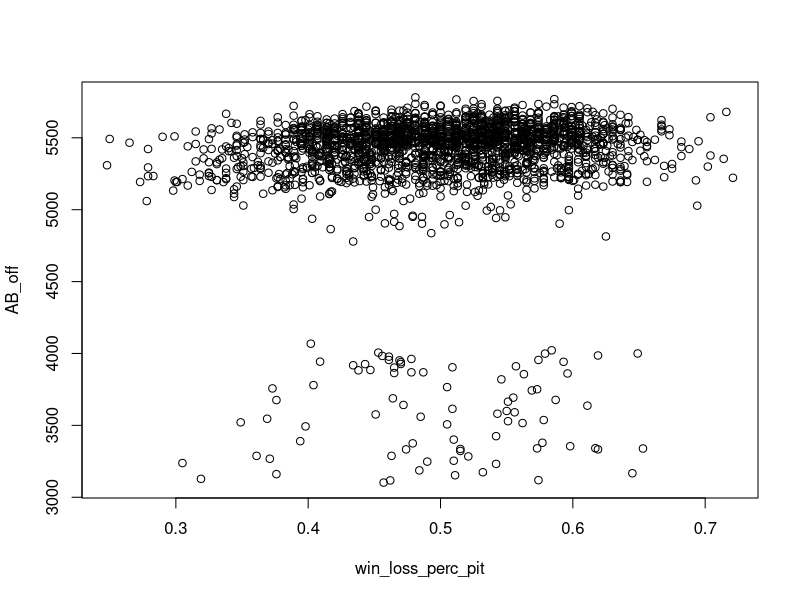
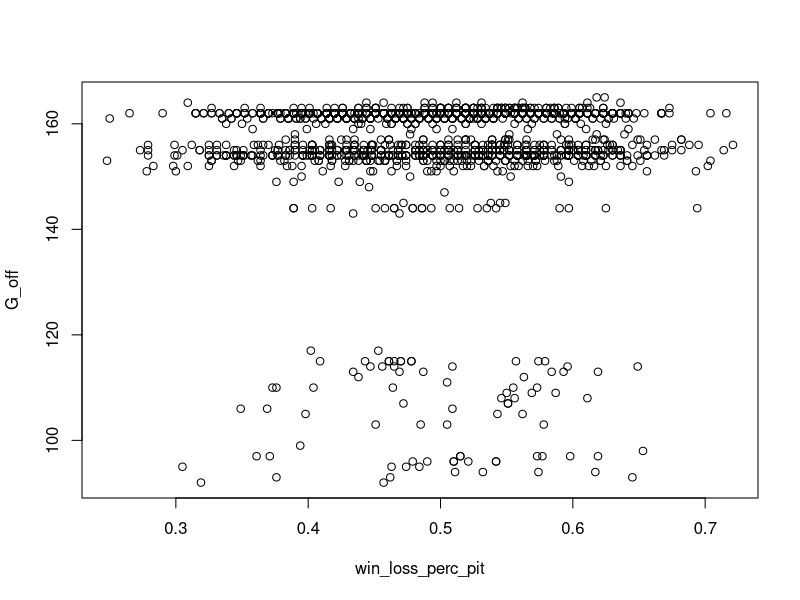
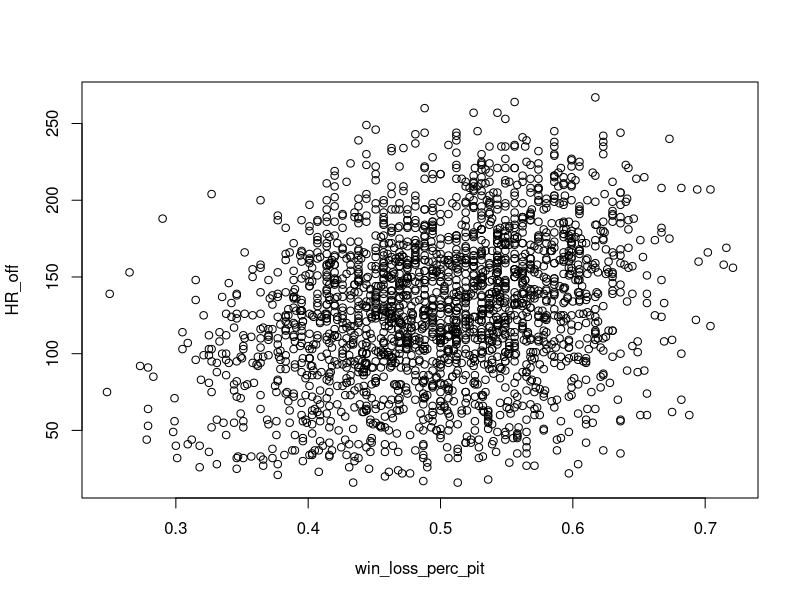
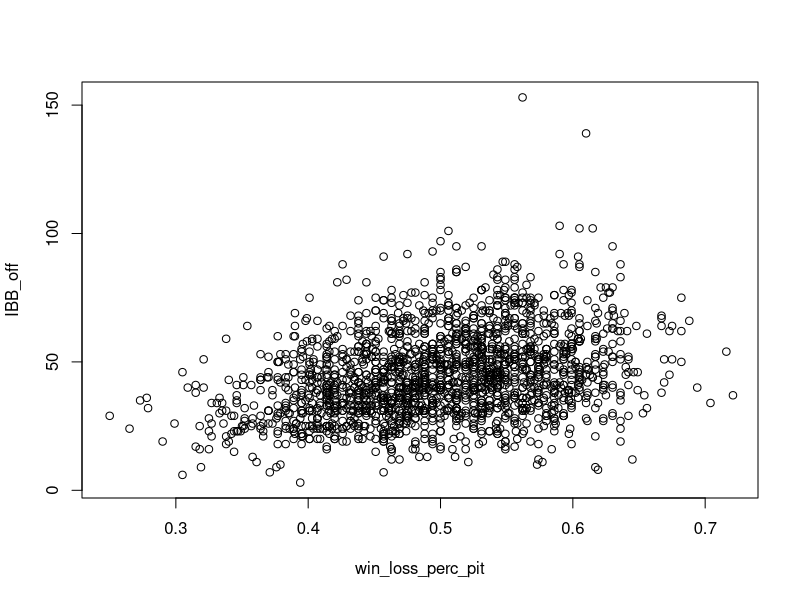
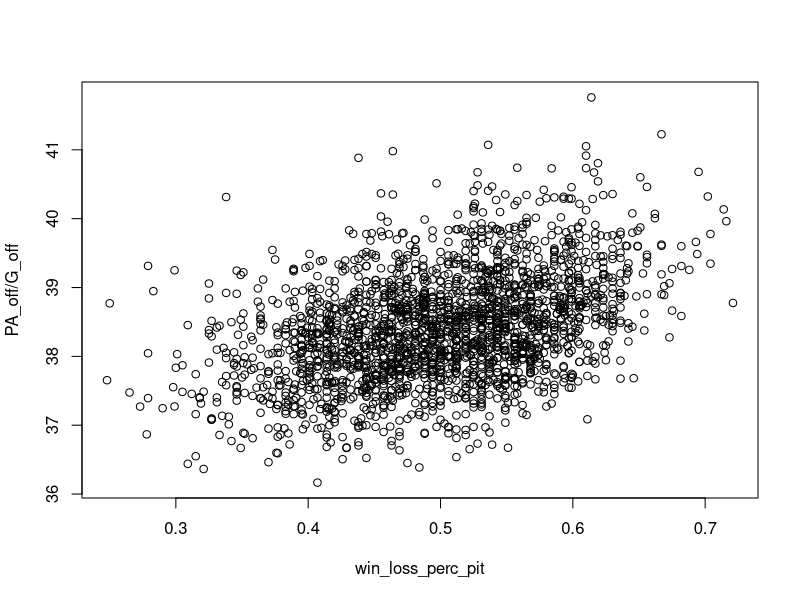
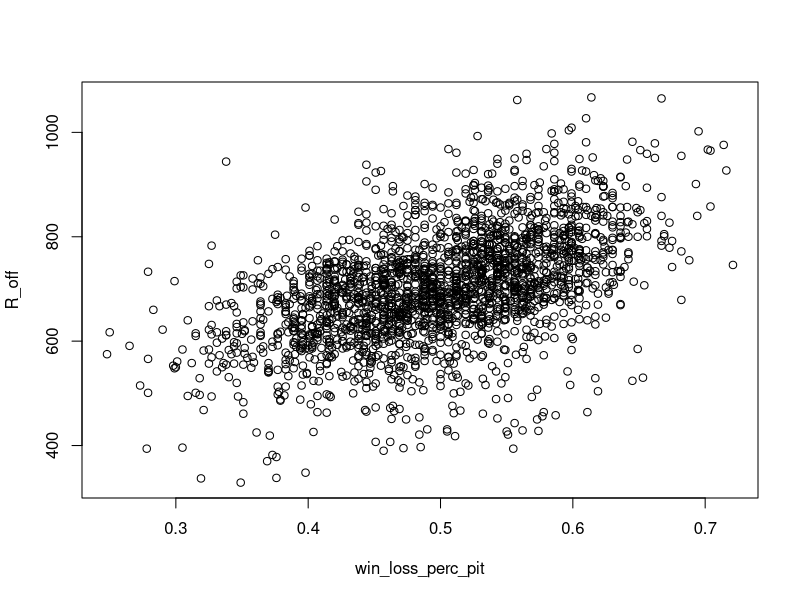
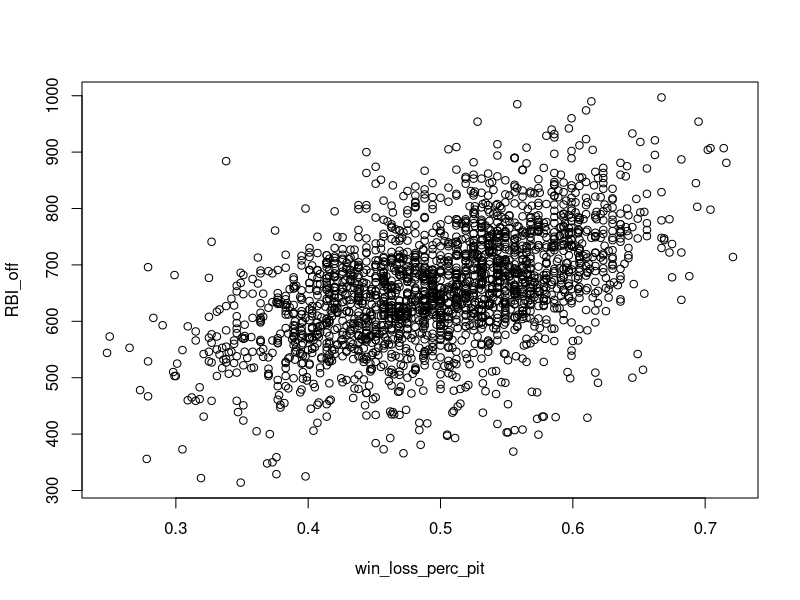
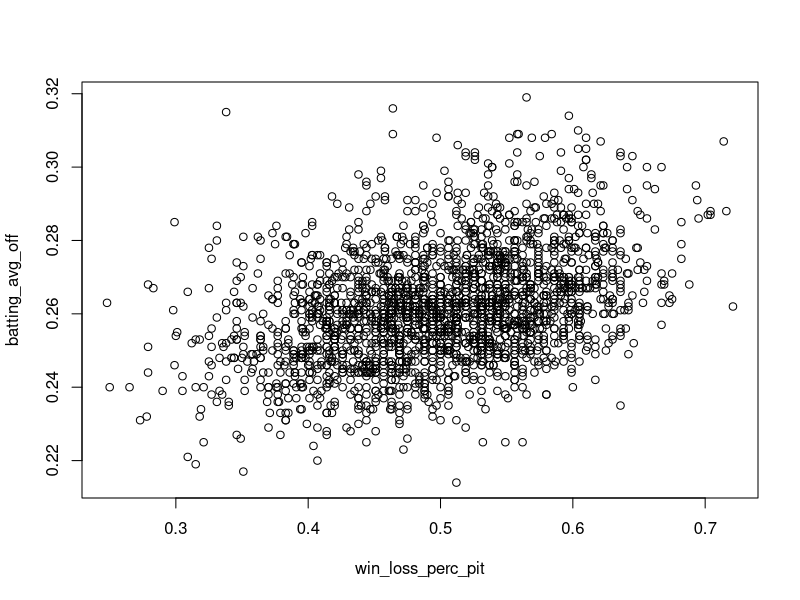

Source code (R) for these figures, in order: (Note: this script raises an error after producing the figures.)
bb<-read.table("hist_baseball_data.csv", header=TRUE, sep=",")
attach(bb)
results <- lm(win_loss_perc_pit~batting_avg_off+runs_per_game_off+HBP_pit+age_pitch_pit+season)

summary(results)

# *** R_off, R_def - when included, these ones dominate
# *** 
# **
# *
# .

vcov(results)

plot(win_loss_perc_pit, AB_off) # 
plot(win_loss_perc_pit, G_off) #  games played
plot(win_loss_perc_pit, HR_off) # *
plot(win_loss_perc_pit, IBB_off) # *
plot(win_loss_perc_pit, PA_off/G_off) # a lot of outliers with low number of games played distort this
plot(win_loss_perc_pit, R_off) # **
plot(win_loss_perc_pit, RBI_off) # **
plot(win_loss_perc_pit, batting_avg_off) # *
plot(win_loss_perc_pit, runs_per_game_off) # *
plot(win_loss_perc_pit, SO_off/G_off) # *
plot(win_loss_perc_pit, team_ID) # very striated data - categorical - the same team has a band of win loss percentages

plot(win_loss_perc_pit, L_pit) # almost perfect negative, but see outliers
plot(win_loss_perc_pit, W_pit) # almost perfect negative, but see outliers
plot(win_loss_perc_pit, W_pit/G_pit) # basically perfect

plot(win_loss_perc_pit, age_bat_off) # 
plot(win_loss_perc_pit, onbase_perc_off) # *
plot(win_loss_perc_pit, runs_per_game_off) # *
plot(win_loss_perc_pit, slugging_perc_off) # *
plot(win_loss_perc_pit, bases_on_balls_per_nine_pit) # 
plot(win_loss_perc_pit, hits_per_nine_pit) # * -
plot(win_loss_perc_pit, home_runs_per_nine_pit) #
plot(win_loss_perc_pit, runs_allowed_per_game_pit) #
plot(HR_off/G_off, SO_off/G_off) # *

plot(win_loss_perc_pit, onbase_plus_slugging_plus_off) # **
plot(win_loss_perc_pit, whip_pit) # ** -

plot(win_loss_perc_pit, age_pitch_pit) 
plot(win_loss_perc_pit, earned_run_avg_pit) # * -
plot(win_loss_perc_pit, earned_run_avg_plus_pit) # ***
plot(win_loss_perc_pit, strikeouts_per_base_on_balls_pit) 

plot(win_loss_perc_pit, X3B_pit)

plot(HR_off/G_off, SO_off/G_off)

plot(season, HR_off)
plot(season, home_runs_per_nine_pit)
